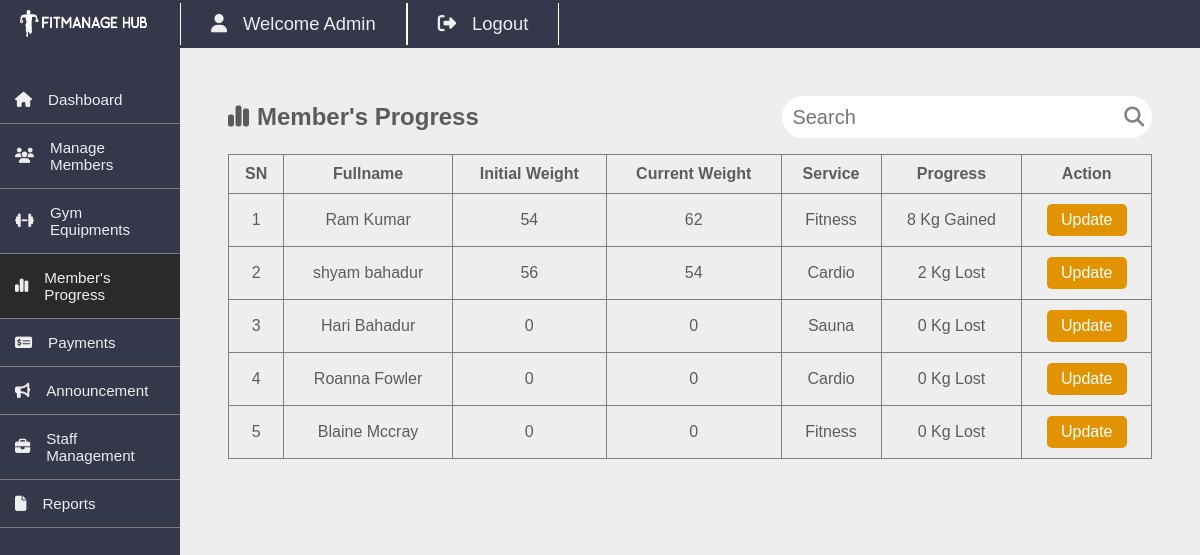
Before: /admin/member-progress.php (signed in) with the older database file.
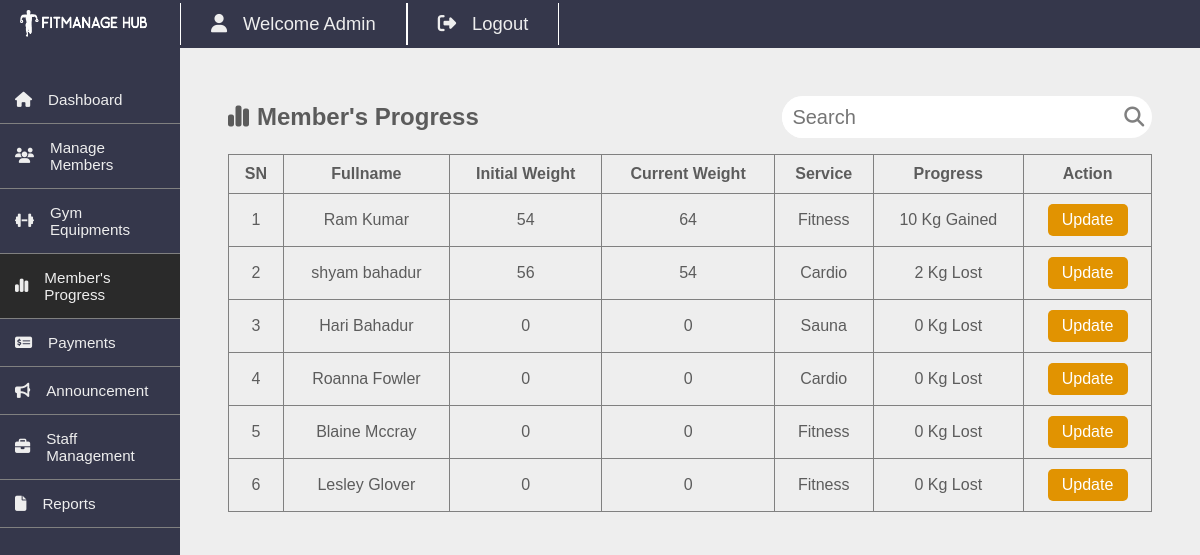
After: the same page with the newer database file.
### tables this page shows
CREATE TABLE `members` (
  `id` int(11) NOT NULL,
  `fullname` varchar(20) NOT NULL,
  `username` varchar(20) NOT NULL,
  `password` varchar(100) NOT NULL,
  `gender` varchar(20) NOT NULL,
  `dor` date NOT NULL,
  `services_id` int(11) NOT NULL,
  `plan` varchar(100) NOT NULL,
  `address` varchar(20) NOT NULL,
  `contact` varchar(10) NOT NULL,
  `status` varchar(20) NOT NULL DEFAULT 'Active',
  `reminder` int(11) NOT NULL DEFAULT 0,
  `pay_date` date NOT NULL,
  `plan_link` varchar(255) NOT NULL
);

CREATE TABLE `progress` (
  `id` int(11) NOT NULL,
  `ini_weight` int(11) DEFAULT NULL,
  `curr_weight` int(11) DEFAULT NULL,
  `ini_bodytype` varchar(100) DEFAULT NULL,
  `curr_bodytype` varchar(100) DEFAULT NULL,
  `member_id` int(11) DEFAULT NULL
);

CREATE TABLE `services` (
  `id` int(11) NOT NULL,
  `service_name` varchar(100) NOT NULL,
  `cost` int(11) NOT NULL
);

### admin/member-progress.php (the view, shortened to what this page needs)
<?php
include '../dbcon.php';
$sql = "SELECT members.*,services.service_name, progress.ini_weight, progress.curr_weight, progress.ini_bodytype, progress.curr_bodytype
        FROM members
        LEFT JOIN progress ON members.id = progress.member_id
        LEFT JOIN services ON members.services_id = services.id
        ";
$res = mysqli_query($conn, $sql);
$sn = 1;
?>
<!DOCTYPE html>
<html lang="en">
<head>
    <link rel="stylesheet" href="css/member-progress.css">
</head>
<body>
    <?php include 'includes/template.php'; ?>
    <div class="content">
        <div class="heading">
            <h2><i class="fa-solid fa-chart-simple" style="margin-right: 0.5rem"></i>Member's Progress</h2>
            <form action="member-progress.php" method="post" id="searchForm">
                <input type="text" id="searchField" placeholder="Search" name="search"
                    value="<?php echo isset($_POST['search']) ? htmlspecialchars($_POST['search']) : ''; ?>"
                    oninput="submitForm()">
                <button type="submit"><i class="fa-solid fa-search"></i></button>
            </form>
        </div>
        <table>
            <thead>
                <tr>
                    <th>SN</th>
                    <th>Fullname</th>
                    <th>Initial Weight</th>
                    <th>Current Weight</th>
                    <th>Service</th>
                    <th>Progress</th>
                    <th>Action</th>
                </tr>
            </thead>
            <tbody>
                <?php while ($row = mysqli_fetch_assoc($res)) { ?>
                    <tr>
                        <td><?= $sn++ ?></td>
                        <td><?= $row['fullname'] ?></td>
                        <td><?= $row['ini_weight'] ?></td>
                        <td><?= $row['curr_weight'] ?></td>
                        <td><?= $row['service_name'] ?></td>
                        <td><?php
                        if ($row['ini_weight'] < $row['curr_weight']) {
                            $diff = $row['curr_weight'] - $row['ini_weight'];
                            $progress = $diff . " Kg Gained";
                            echo $progress;
                        } else {
                            $diff = $row['ini_weight'] - $row['curr_weight'];
                            $progress = $diff . " Kg Lost";
                            echo $progress;
                        }
                        ?></td>
                        <td><a href="progress-update.php?id=<?= $row['id'] ?>"><button class="update">Update</button></a>
                        </td>
                    </tr>
                <?php } ?>
            </tbody>
        </table>
    </div>
    <?php include 'includes/footer.php' ?>

Changed rows visible on the page:
changed members "Ram Kumar": progress.curr_weight "62" → "64"; progress.curr_weight+ini_weight "8 Kg Gained" → "10 Kg Gained"
added members: fullname "Lesley Glover", progress.ini_weight "0", progress.curr_weight "0", services.service_name "Fitness", progress.ini_weight+curr_weight "0 Kg Lost"
